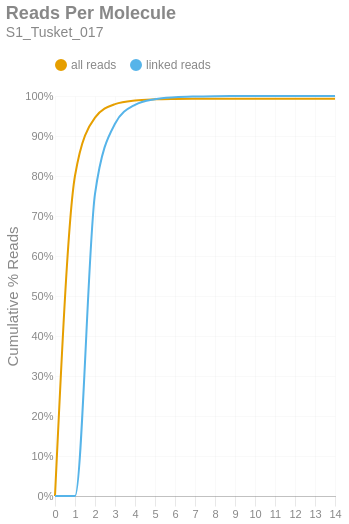

The notebook cell this image was saved under:
### Markdown cell above
### Reads per Molecule
This chart shows the cumulative distribution of the number of reads per linked molecule. That is, how many alignments are associated with a unique molecule. This excludes the number of reads associated with invalid or absent linked-read barcodes. The `linked` histogram is the percentages recalculated when disregarding singletons.

### Code cell
if SKIPLR:
    print_html(f"Skipped")
else:
    counts = np.bincount(valids['reads'].cast(pl.Int64).to_numpy())
    weighted = counts * np.arange(len(counts))
    all_perc = weighted / n_reads
    linked_perc = weighted / n_linked_reads
    linked_perc[1] = 0
    binned_df = pl.DataFrame({
        'readsper': list(range(len(counts))),
        'all reads (cumsum)': np.cumsum(all_perc).tolist(),
        'linked reads (cumsum)': np.cumsum(linked_perc).tolist(),
    })

    with SafeRender(binned_df):
        (
            density_plot(binned_df, 'Reads Per Molecule', samplename, 'readspmol')
            .encode(
                x=alt.X('readsper:O', title=None).axis(labelAngle=0).scale(padding=0),
                y=alt.Y('value:Q', title='Cumulative % Reads').axis(format='%').stack(False),
                color=alt.Color("key:N").scale(domain=["all reads", "linked reads"]),
                tooltip=[
                    alt.Tooltip("key:N", title="Data Type"),
                    alt.Tooltip("readsper:O", title="Reads Per Molecule"),
                    alt.Tooltip("value:Q", format=".2%", title="% Reads (Cum.)")
                ]            
            )
        ).display()

### Figure 1 — Vega-Lite specification as saved in the notebook (floating-point values rounded to 4 significant figures)
{"width": "container", "height": 400, "config": {"title": {"anchor": "start", "dy": -15, "fontSize": 18, "color": "#888888", "subtitleColor": "#888888", "subtitleFontSize": 14}, "arc": {"fill": "#0072B2"}, "axis": {"domainColor": "#888888", "domainWidth": 0.5, "gridWidth": 0.2, "grid": false, "titleFontWeight": 400, "titleFontSize": 15, "labelFontSize": 11, "labelColor": "#888888", "tickColor": "#888888", "tickWidth": 0.2, "titleColor": "#888888"}, "axisBand": {"grid": false}, "axisX": {"grid": true, "tickSize": 10, "domainCap": "round"}, "axisY": {"domain": false, "grid": true, "tickSize": 0, "domainCap": "round"}, "background": "transparent", "header": {"labelFontSize": 15, "labelColor": "#888888", "titleFontSize": 15, "titleFontWeight": 600, "titleColor": "#888888"}, "legend": {"labelFont": "sans-serif", "labelFontSize": 12, "labelColor": "#888888", "symbolSize": 100, "symbolType": "circle", "titleFontSize": 12, "titlePadding": 10, "titleColor": "#888888", "title": null, "orient": "top"}, "range": {"category": ["#E69F00", "#56B4E9", "#009E73", "#F0E442", "#0072B2", "#D55E00", "#CC79A7", "#000000"], "diverging": ["#cfe8f3", "#a2d4ec", "#73bfe2", "#46abdb", "#1696d2", "#12719e"]}, "area": {"fill": "#0072B2", "fillOpacity": 0.7, "line": true, "strokeOpacity": 0.7}, "line": {"color": "#0072B2", "stroke": "#0072B2", "strokeWidth": 2}, "trail": {"color": "#0072B2", "stroke": "#0072B2", "strokeWidth": 0, "size": 1}, "point": {"filled": true, "fillOpacity": 1.0, "size": 95}, "text": {"color": "#888888", "fontSize": 11, "align": "right", "fontWeight": 400, "size": 11}, "bar": {"fill": "#0072B2", "stroke": null}, "view": {"stroke": null, "continuousWidth": 660, "continuousHeight": 400}}, "data": {"name": "data-90aa74f7f074fcd0b81195ec8dae7aa5"}, "mark": {"type": "line", "interpolate": "monotone", "point": {"opacity": 0, "size": 275}}, "encoding": {"color": {"field": "key", "scale": {"domain": ["all reads", "linked reads"]}, "type": "nominal"}, "tooltip": [{"field": "key", "title": "Data Type", "type": "nominal"}, {"field": "readsper", "title": "Reads Per Molecule", "type": "ordinal"}, {"field": "value", "format": ".2%", "title": "% Reads (Cum.)", "type": "quantitative"}], "x": {"axis": {"labelAngle": 0}, "field": "readsper", "scale": {"padding": 0}, "title": null, "type": "ordinal"}, "y": {"axis": {"format": "%"}, "field": "value", "stack": false, "title": "Cumulative % Reads", "type": "quantitative"}}, "params": [{"name": "param_c36ac31b6afebe62", "select": {"type": "point", "fields": ["key"]}, "bind": "legend"}], "title": {"text": "Reads Per Molecule", "subtitle": "S1_Tusket_017"}, "transform": [{"fold": ["all reads (cumsum)", "linked reads (cumsum)"]}, {"calculate": "replace(datum.key, ' (cumsum)', '')", "as": "key"}, {"filter": {"param": "param_c36ac31b6afebe62"}}], "usermeta": {"embedOptions": {"downloadFileName": "S1_Tusket_017.readspmol"}}, "$schema": "https://vega.github.io/schema/vega-lite/v6.1.0.json", "datasets": {"data-90aa74f7f074fcd0b81195ec8dae7aa5": [{"readsper": 0, "all reads (cumsum)": 0.0, "linked reads (cumsum)": 0.0}, {"readsper": 1, "all reads (cumsum)": 0.8005, "linked reads (cumsum)": 0.0}, {"readsper": 2, "all reads (cumsum)": 0.946, "linked reads (cumsum)": 0.7551}, {"readsper": 3, "all reads (cumsum)": 0.9798, "linked reads (cumsum)": 0.9306}, {"readsper": 4, "all reads (cumsum)": 0.9889, "linked reads (cumsum)": 0.978}, {"readsper": 5, "all reads (cumsum)": 0.9916, "linked reads (cumsum)": 0.9921}, {"readsper": 6, "all reads (cumsum)": 0.9925, "linked reads (cumsum)": 0.9968}, {"readsper": 7, "all reads (cumsum)": 0.9929, "linked reads (cumsum)": 0.9987}, {"readsper": 8, "all reads (cumsum)": 0.9931, "linked reads (cumsum)": 0.9995}, {"readsper": 9, "all reads (cumsum)": 0.9931, "linked reads (cumsum)": 0.9998}, {"readsper": 10, "all reads (cumsum)": 0.9931, "linked reads (cumsum)": 0.9999}, {"readsper": 11, "all reads (cumsum)": 0.9931, "linked reads (cumsum)": 0.9999}, {"readsper": 12, "all reads (cumsum)": 0.9931, "linked reads (cumsum)": 1.0}, {"readsper": 13, "all reads (cumsum)": 0.9932, "linked reads (cumsum)": 1.0}, {"readsper": 14, "all reads (cumsum)": 0.9932, "linked reads (cumsum)": 1.0}]}}
